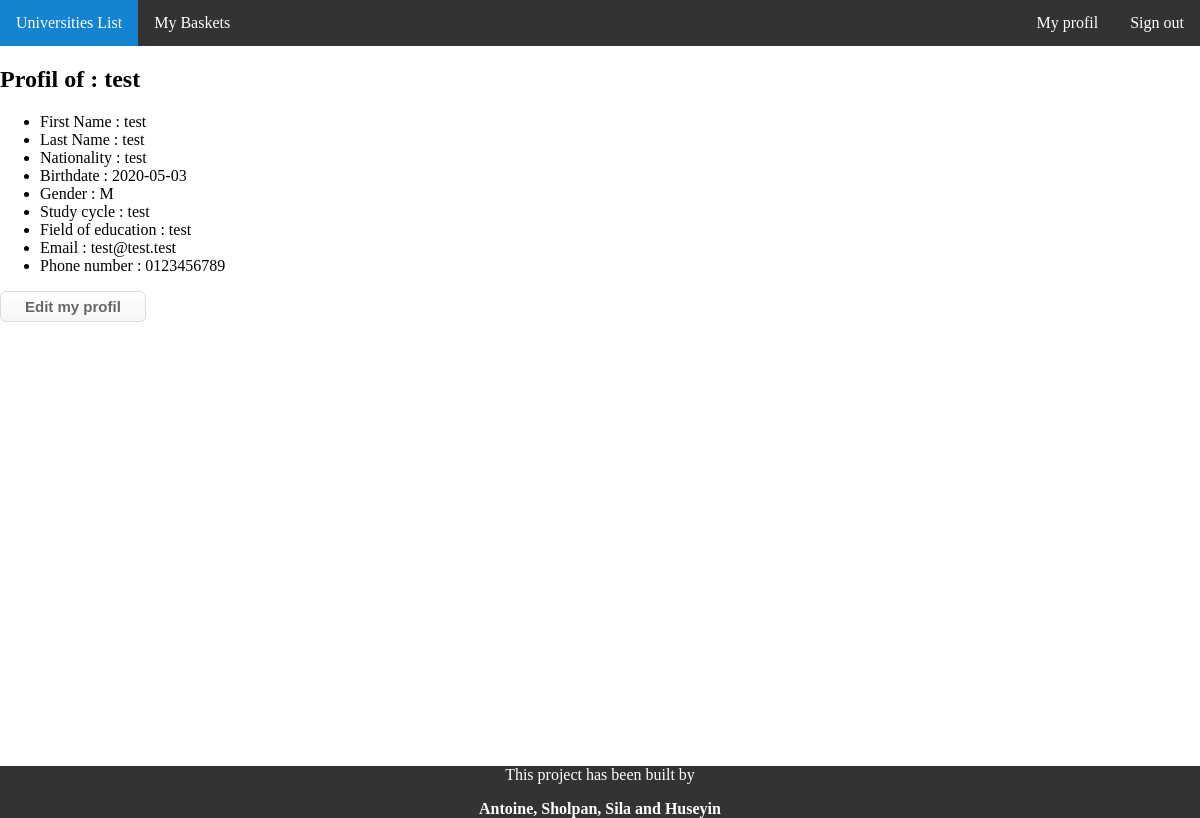
/MyProfil.php (signed in), run on the app's committed database.
### tables this page shows
CREATE TABLE IF NOT EXISTS `user` (
  `IdU` bigint(20) NOT NULL AUTO_INCREMENT,
  `Username` varchar(255) NOT NULL,
  `FirstName` varchar(255) NOT NULL,
  `Surname` varchar(255) NOT NULL,
  `DateOfBirth` date NOT NULL,
  `Nationality` varchar(255) NOT NULL,
  `Sex` varchar(255) NOT NULL,
  `StudyCycle` varchar(255) DEFAULT NULL,
  `FieldOfEducation` varchar(255) NOT NULL,
  `status` varchar(11) NOT NULL,
  `Email` varchar(255) NOT NULL,
  `pwd` varchar(255) NOT NULL,
  `Phone` varchar(20) NOT NULL,
  `DateArrival` date DEFAULT NULL,
  `DateDeparture` date DEFAULT NULL,
  `IdUnivers` bigint(20) DEFAULT NULL,
  PRIMARY KEY (`IdU`),
  UNIQUE KEY `Username` (`Username`)
);

### MyProfil.php (the view)
<?php include("include/Head.php");
include("include/Header.php");
include("include/nav.php");
include("include/Configuration.php");
$UserData = $bdd->prepare('SELECT * FROM user WHERE Username = ?');
$UserData->execute(array($_SESSION['Username']));
$User = $UserData->fetch()
?>
<div id="Profil">
    <h2> Profil of : <?php echo $_SESSION['Username']; ?> </h2>
	<ul>
		<li> First Name : <?php echo $User['FirstName']; ?> </li>
		<li> Last Name : <?php echo $User['Surname']; ?> </li>
		<li> Nationality : <?php echo $User['Nationality']; ?></li>
		<li> Birthdate : <?php echo $User['DateOfBirth']; ?></li>
		<li> Gender : <?php echo $User['Sex']; ?></li>
        <li> Study cycle : <?php echo $User['StudyCycle']; ?></li>
		<li> Field of education : <?php echo $User['FieldOfEducation']; ?></li>
		<li> Email : <?php echo $User['Email']; ?></li>
        <li> Phone number : <?php echo $User['Phone']; ?></li>
    </ul>
    <form name="EditMyProfil" method="post" action="EditMyProfil.php">
        <button class="myButton">Edit my profil</button>
    </form>
</div>
<?php include("include/footer.php"); ?>

### style/style.css (style rules this page uses)
html,body { height: 100%; font-size: 16px; margin: 0px; }
.myButton { box-shadow:inset 0px 1px 0px 0px #ffffff; background:linear-gradient(to bottom, #ffffff 5%, #f6f6f6 100%); background-color:#ffffff; border-radius:6px; border:1px solid #dcdcdc; display:inline-block; cursor:pointer; color:#666666; font-family:Arial; font-size:15px; font-weight:bold; padding:6px 24px; text-decoration:none; text-shadow:0px 1px 0px #ffffff; }

### data on the page
user: FirstName "test", Surname "test", Nationality "test", DateOfBirth "2020-05-03", Sex "M", StudyCycle "test", FieldOfEducation "test", Email "test@test.test", Phone "0123456789"

### other printed values
$_SESSION['Username'] "test"
